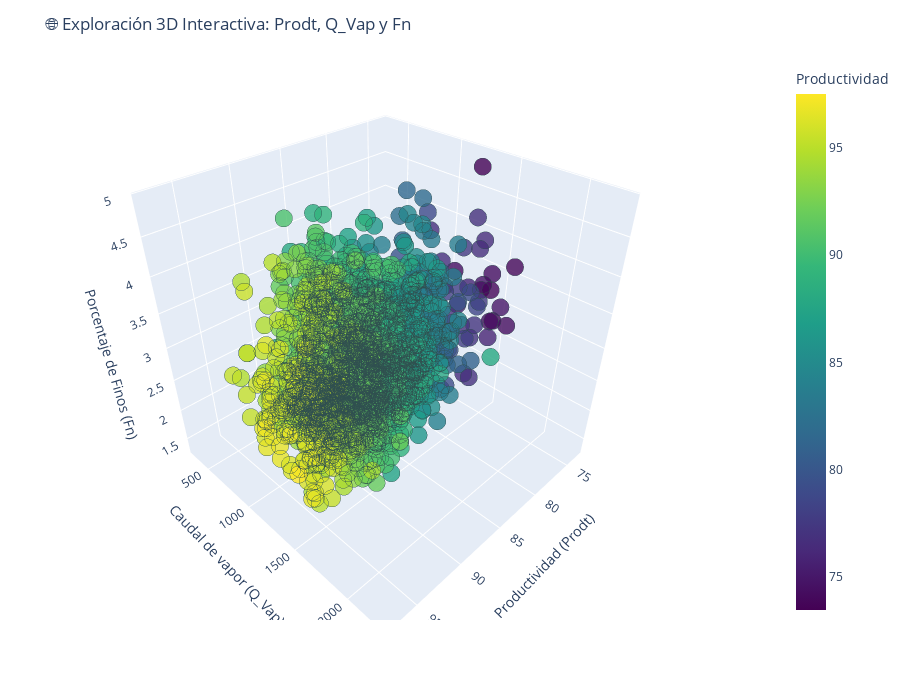

The notebook cell saved with this chart:
### Code cell
import pandas as pd
import plotly.graph_objects as go
import os

# Cargar los datos
df = pd.read_csv("model_DeepCQL3_Pelt/cumplimientos.csv", sep=';', encoding='latin-1')

# Eliminar posibles valores nulos
df = df.dropna(subset=['Prodt', 'Q_Vap', 'Fn'])

# Crear gráfico 3D interactivo
fig = go.Figure(data=[go.Scatter3d(
    x=df['Prodt'],
    y=df['Q_Vap'],
    z=df['Fn'],
    mode='markers',
    marker=dict(
        size=6,
        color=df['Prodt'],  # Usar Prodt para color
        colorscale='Viridis',
        colorbar=dict(title='Productividad'),
        opacity=0.8,
        line=dict(width=0.5, color='DarkSlateGrey')
    ),
    text=[f"Prodt: {p:.3f}<br>Q_Vap: {q:.2f}<br>Fn: {f:.2f}"
          for p, q, f in zip(df['Prodt'], df['Q_Vap'], df['Fn'])]
)])

# Configurar layout con más espacio en el borde inferior
fig.update_layout(
    scene=dict(
        xaxis_title='Productividad (Prodt)',
        yaxis_title='Caudal de vapor (Q_Vap)',
        zaxis_title='Porcentaje de Finos (Fn)'
    ),
    title="🌐 Exploración 3D Interactiva: Prodt, Q_Vap y Fn",
    margin=dict(l=0, r=0, b=80, t=60),  # Aumentado 'b' (bottom) de 0 a 80
    height=700  # Altura total ligeramente aumentada para mejor visualización
)

# Crear carpeta si no existe
os.makedirs("model_DeepCQL3_Pelt", exist_ok=True)

# Guardar como archivo interactivo HTML
fig.write_html("model_DeepCQL3_Pelt/grafico_3D_Prodt_Qvap_Fn.html")

# Mostrar en entorno interactivo
fig.show()

### Figure 1 — Plotly figure (JSON) as saved in the notebook; plotly's stock layout.template omitted (floating-point values rounded to 4 significant figures; data arrays with more than 128 entries replaced by an {"elided": "..."} marker saying what was removed)
{"data": [{"marker": {"color": {"elided": "1907 float values"}, "colorbar": {"title": {"text": "Productividad"}}, "colorscale": [[0, "#440154"], [0.1111, "#482878"], [0.2222, "#3e4989"], [0.3333, "#31688e"], [0.4444, "#26828e"], [0.5556, "#1f9e89"], [0.6667, "#35b779"], [0.7778, "#6ece58"], [0.8889, "#b5de2b"], [1, "#fde725"]], "line": {"color": "DarkSlateGrey", "width": 0.5}, "opacity": 0.8, "size": 6}, "mode": "markers", "text": {"elided": "1907 str values"}, "type": "scatter3d", "x": {"elided": "1907 float values"}, "y": {"elided": "1907 float values"}, "z": {"elided": "1907 float values"}}], "layout": {"height": 700, "margin": {"b": 80, "l": 0, "r": 0, "t": 60}, "scene": {"xaxis": {"title": {"text": "Productividad (Prodt)"}}, "yaxis": {"title": {"text": "Caudal de vapor (Q_Vap)"}}, "zaxis": {"title": {"text": "Porcentaje de Finos (Fn)"}}}, "title": {"text": "🌐 Exploración 3D Interactiva: Prodt, Q_Vap y Fn"}}}
